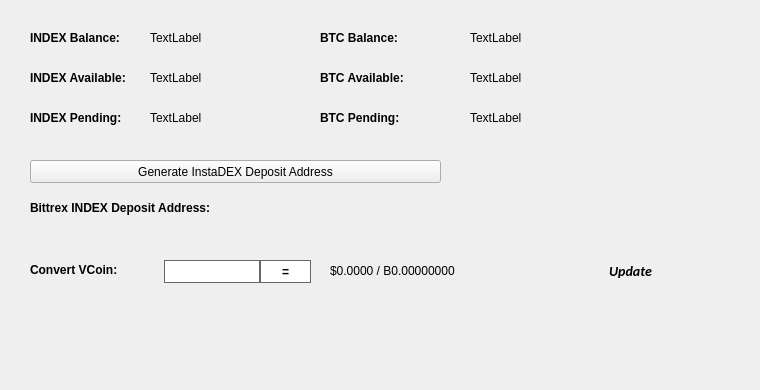
   <widget class="QWidget" name="BalanceTab">
    <attribute name="title">
     <string>Balance</string>
    </attribute>
    <widget class="QLabel" name="BitcoinBalanceLabel">
     <property name="geometry">
      <rect>
       <x>470</x>
       <y>30</y>
       <width>150</width>
       <height>16</height>
      </rect>
     </property>
     <property name="text">
      <string>TextLabel</string>
     </property>
    </widget>
    <widget class="QLabel" name="BLOCKBalanceLabel">
     <property name="geometry">
      <rect>
       <x>150</x>
       <y>30</y>
       <width>150</width>
       <height>16</height>
      </rect>
     </property>
     <property name="text">
      <string>TextLabel</string>
     </property>
    </widget>
    <widget class="QLabel" name="label_11">
     <property name="geometry">
      <rect>
       <x>30</x>
       <y>30</y>
       <width>101</width>
       <height>16</height>
      </rect>
     </property>
     <property name="font">
      <font>
       <weight>75</weight>
       <bold>true</bold>
      </font>
     </property>
     <property name="text">
      <string>INDEX Balance:</string>
     </property>
    </widget>
    <widget class="QLabel" name="label_12">
     <property name="geometry">
      <rect>
       <x>320</x>
       <y>30</y>
       <width>101</width>
       <height>16</height>
      </rect>
     </property>
     <property name="font">
      <font>
       <weight>75</weight>
       <bold>true</bold>
      </font>
     </property>
     <property name="text">
      <string>BTC Balance:</string>
     </property>
    </widget>
    <widget class="QLabel" name="BLOCKAvailableLabel_2">
     <property name="geometry">
      <rect>
       <x>150</x>
       <y>70</y>
       <width>150</width>
       <height>16</height>
      </rect>
     </property>
     <property name="text">
      <string>TextLabel</string>
     </property>
    </widget>
    <widget class="QLabel" name="label_13">
     <property name="geometry">
      <rect>
       <x>30</x>
       <y>70</y>
       <width>111</width>
       <height>16</height>
      </rect>
     </property>
     <property name="font">
      <font>
       <weight>75</weight>
       <bold>true</bold>
      </font>
     </property>
     <property name="text">
      <string>INDEX Available:</string>
     </property>
    </widget>
    <widget class="QLabel" name="label_14">
     <property name="geometry">
      <rect>
       <x>30</x>
       <y>110</y>
       <width>101</width>
       <height>16</height>
      </rect>
     </property>
     <property name="font">
      <font>
       <weight>75</weight>
       <bold>true</bold>
      </font>
     </property>
     <property name="text">
      <string>INDEX Pending:</string>
     </property>
    </widget>
    <widget class="QLabel" name="BLOCKPendingLabel">
     <property name="geometry">
      <rect>
       <x>150</x>
       <y>110</y>
       <width>150</width>
       <height>16</height>
      </rect>
     </property>
     <property name="text">
      <string>TextLabel</string>
     </property>
    </widget>
    <widget class="QLabel" name="label_15">
     <property name="geometry">
      <rect>
       <x>320</x>
       <y>70</y>
       <width>111</width>
       <height>16</height>
      </rect>
     </property>
     <property name="font">
      <font>
       <weight>75</weight>
       <bold>true</bold>
      </font>
     </property>
     <property name="text">
      <string>BTC Available:</string>
     </property>
    </widget>
    <widget class="QLabel" name="BitcoinAvailableLabel">
     <property name="geometry">
      <rect>
       <x>470</x>
       <y>70</y>
       <width>150</width>
       <height>16</height>
      </rect>
     </property>
     <property name="text">
      <string>TextLabel</string>
     </property>
    </widget>
    <widget class="QLabel" name="label_31">
     <property name="geometry">
      <rect>
       <x>320</x>
       <y>110</y>
       <width>111</width>
       <height>16</height>
      </rect>
     </property>
     <property name="font">
      <font>
       <weight>75</weight>
       <bold>true</bold>
      </font>
     </property>
     <property name="text">
      <string>BTC Pending:</string>
     </property>
    </widget>
    <widget class="QLabel" name="BitcoinPendingLabel">
     <property name="geometry">
      <rect>
       <x>470</x>
       <y>110</y>
       <width>150</width>
       <height>16</height>
      </rect>
     </property>
     <property name="text">
      <string>TextLabel</string>
     </property>
    </widget>
    <widget class="QLabel" name="label_33">
     <property name="geometry">
      <rect>
       <x>30</x>
       <y>200</y>
       <width>221</width>
       <height>16</height>
      </rect>
     </property>
     <property name="font">
      <font>
       <weight>75</weight>
       <bold>true</bold>
      </font>
     </property>
     <property name="text">
      <string>Bittrex INDEX Deposit Address:</string>
     </property>
    </widget>
    <widget class="QPushButton" name="GenDepositBTN">
     <property name="geometry">
      <rect>
       <x>30</x>
       <y>160</y>
       <width>411</width>
       <height>23</height>
      </rect>
     </property>
     <property name="text">
      <string>Generate InstaDEX Deposit Address</string>
     </property>
     <property name="icon">
      <iconset resource="../instadex.qrc">
       <normaloff>:/icons/bitcoin</normaloff>:/icons/bitcoin</iconset>
     </property>
    </widget>
    <widget class="QLabel" name="DepositAddressLabel">
     <property name="geometry">
      <rect>
       <x>200</x>
       <y>200</y>
       <width>261</width>
       <height>16</height>
      </rect>
     </property>
     <property name="palette">
      <palette>
       <active>
        <colorrole role="WindowText">
         <brush brushstyle="SolidPattern">
          <color alpha="255">
           <red>0</red>
           <green>0</green>
           <blue>0</blue>
          </color>
         </brush>
        </colorrole>
        <colorrole role="Text">
         <brush brushstyle="SolidPattern">
          <color alpha="255">
           <red>0</red>
           <green>0</green>
           <blue>255</blue>
          </color>
         </brush>
        </colorrole>
       </active>
       <inactive>
        <colorrole role="WindowText">
         <brush brushstyle="SolidPattern">
          <color alpha="255">
           <red>0</red>
           <green>0</green>
           <blue>0</blue>
          </color>
         </brush>
        </colorrole>
        <colorrole role="Text">
         <brush brushstyle="SolidPattern">
          <color alpha="255">
           <red>0</red>
           <green>0</green>
           <blue>255</blue>
          </color>
         </brush>
        </colorrole>
       </inactive>
       <disabled>
        <colorrole role="WindowText">
         <brush brushstyle="SolidPattern">
          <color alpha="255">
           <red>120</red>
           <green>120</green>
           <blue>120</blue>
          </color>
         </brush>
        </colorrole>
        <colorrole role="Text">
         <brush brushstyle="SolidPattern">
          <color alpha="255">
           <red>120</red>
           <green>120</green>
           <blue>120</blue>
          </color>
         </brush>
        </colorrole>
       </disabled>
      </palette>
     </property>
     <property name="font">
      <font>
       <weight>75</weight>
       <bold>true</bold>
      </font>
     </property>
     <property name="text">
      <string/>
     </property>
     <property name="alignment">
      <set>Qt::AlignRight|Qt::AlignTrailing|Qt::AlignVCenter</set>
     </property>
     <property name="textInteractionFlags">
      <set>Qt::LinksAccessibleByMouse|Qt::TextSelectableByKeyboard|Qt::TextSelectableByMouse</set>
     </property>
    </widget>
    <widget class="QLabel" name="label_8">
     <property name="geometry">
      <rect>
       <x>460</x>
       <y>300</y>
       <width>281</width>
       <height>81</height>
      </rect>
     </property>
     <property name="text">
      <string/>
     </property>
     <property name="pixmap">
      <pixmap>:/images/bittrex</pixmap>
     </property>
    </widget>
    <widget class="QWidget" name="widgetConversion" native="true">
     <property name="geometry">
      <rect>
       <x>0</x>
       <y>250</y>
       <width>751</width>
       <height>43</height>
      </rect>
     </property>
     <property name="minimumSize">
      <size>
       <width>0</width>
       <height>43</height>
      </size>
     </property>
     <property name="styleSheet">
      <string notr="true"/>
     </property>
     <widget class="QPushButton" name="btnUpdateMarketData">
      <property name="geometry">
       <rect>
        <x>575</x>
        <y>0</y>
        <width>111</width>
        <height>41</height>
       </rect>
      </property>
      <property name="sizePolicy">
       <sizepolicy hsizetype="Expanding" vsizetype="Expanding">
        <horstretch>0</horstretch>
        <verstretch>0</verstretch>
       </sizepolicy>
      </property>
      <property name="font">
       <font>
        <family>calibri</family>
        <pointsize>-1</pointsize>
        <weight>75</weight>
        <italic>true</italic>
        <bold>true</bold>
       </font>
      </property>
      <property name="styleSheet">
       <string notr="true">margin:0px;text-align:center;padding:2px;border-radius:3px;font-style:italic;width:100px;font-size:14px;font-family:calibri;font-weight:600;</string>
      </property>
      <property name="text">
       <string>Update</string>
      </property>
      <property name="iconSize">
       <size>
        <width>150</width>
        <height>35</height>
       </size>
      </property>
      <property name="autoDefault">
       <bool>true</bool>
      </property>
      <property name="default">
       <bool>true</bool>
      </property>
     </widget>
     <widget class="QLabel" name="lblConvertVCoin">
      <property name="geometry">
       <rect>
        <x>30</x>
        <y>10</y>
        <width>131</width>
        <height>20</height>
       </rect>
      </property>
      <property name="styleSheet">
       <string notr="true"/>
      </property>
      <property name="text">
       <string>&lt;html&gt;&lt;head/&gt;&lt;body&gt;&lt;p&gt;&lt;span style=&quot; font-weight:600;&quot;&gt;Convert VCoin:&lt;/span&gt;&lt;/p&gt;&lt;/body&gt;&lt;/html&gt;</string>
      </property>
     </widget>
     <widget class="QLineEdit" name="txtConvertVCoinQty">
      <property name="geometry">
       <rect>
        <x>160</x>
        <y>10</y>
        <width>100</width>
        <height>23</height>
       </rect>
      </property>
      <property name="minimumSize">
       <size>
        <width>100</width>
        <height>23</height>
       </size>
      </property>
      <property name="maximumSize">
       <size>
        <width>100</width>
        <height>16777215</height>
       </size>
      </property>
      <property name="styleSheet">
       <string notr="true">border: 1px solid #61696c;margin-left:4px;</string>
      </property>
     </widget>
     <widget class="QPushButton" name="btnConvertInstaDEX">
      <property name="geometry">
       <rect>
        <x>260</x>
        <y>10</y>
        <width>51</width>
        <height>23</height>
       </rect>
      </property>
      <property name="minimumSize">
       <size>
        <width>0</width>
        <height>23</height>
       </size>
      </property>
      <property name="styleSheet">
       <string notr="true">border:1px solid #61696c;background:white;font-weight:600;</string>
      </property>
      <property name="text">
       <string>=</string>
      </property>
     </widget>
     <widget class="QLabel" name="lblConvertVCoinResults">
      <property name="geometry">
       <rect>
        <x>330</x>
        <y>0</y>
        <width>201</width>
        <height>41</height>
       </rect>
      </property>
      <property name="styleSheet">
       <string notr="true"/>
      </property>
      <property name="text">
       <string>$0.0000 / B0.00000000</string>
      </property>
     </widget>
     <widget class="QLabel" name="iconOverviewUpdateWait">
      <property name="geometry">
       <rect>
        <x>670</x>
        <y>10</y>
        <width>24</width>
        <height>24</height>
       </rect>
      </property>
      <property name="text">
       <string/>
      </property>
      <property name="pixmap">
       <pixmap resource="../instadex.qrc">:/icons/transaction_1</pixmap>
      </property>
      <property name="scaledContents">
       <bool>true</bool>
      </property>
      <property name="alignment">
       <set>Qt::AlignCenter</set>
      </property>
     </widget>
    </widget>
   </widget>
